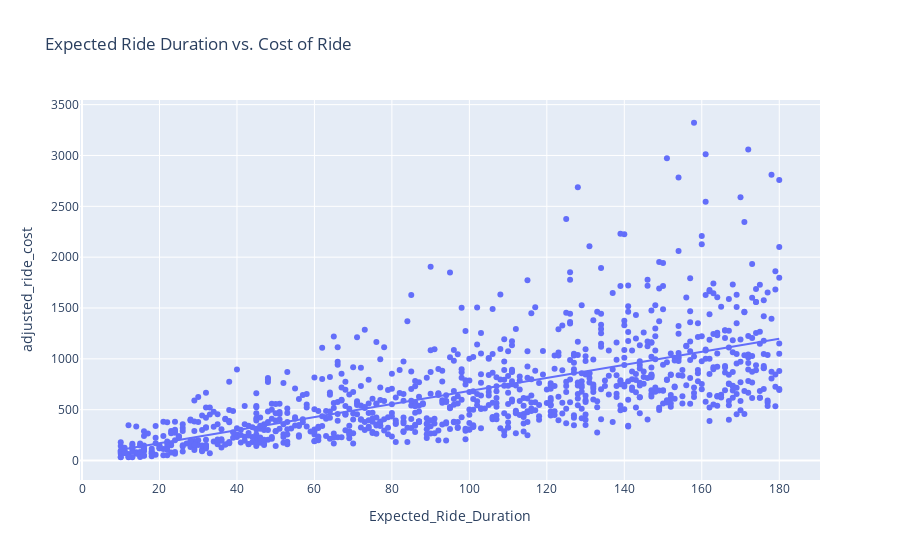

The notebook cell this image was saved under:
### Code cell
import plotly.express as px

fig = px.scatter(data, 
                 x='Expected_Ride_Duration', 
                 y='adjusted_ride_cost',
                 title='Expected Ride Duration vs. Cost of Ride', 
                 trendline='ols')
fig.show()

### Figure 1 — Plotly figure (JSON) as saved in the notebook; plotly's stock layout.template omitted (floating-point values rounded to 4 significant figures; data arrays with more than 128 entries replaced by an {"elided": "..."} marker saying what was removed)
{"data": [{"hovertemplate": "Expected_Ride_Duration=%{x}<br>adjusted_ride_cost=%{y}<extra></extra>", "legendgroup": "", "marker": {"color": "#636efa", "symbol": "circle"}, "mode": "markers", "name": "", "orientation": "v", "showlegend": false, "type": "scatter", "x": {"elided": "1000 int values"}, "xaxis": "x", "y": {"elided": "1000 float values"}, "yaxis": "y"}, {"hovertemplate": "<b>OLS trendline</b><br>adjusted_ride_cost = 6.41066 * Expected_Ride_Duration + 42.715<br>R<sup>2</sup>=0.426517<br><br>Expected_Ride_Duration=%{x}<br>adjusted_ride_cost=%{y} <b>(trend)</b><extra></extra>", "legendgroup": "", "marker": {"color": "#636efa", "symbol": "circle"}, "mode": "lines", "name": "", "showlegend": false, "type": "scatter", "x": {"elided": "1000 int values"}, "xaxis": "x", "y": {"elided": "1000 float values"}, "yaxis": "y"}], "layout": {"legend": {"tracegroupgap": 0}, "title": {"text": "Expected Ride Duration vs. Cost of Ride"}, "xaxis": {"anchor": "y", "domain": [0, 1], "title": {"text": "Expected_Ride_Duration"}}, "yaxis": {"anchor": "x", "domain": [0, 1], "title": {"text": "adjusted_ride_cost"}}}}
